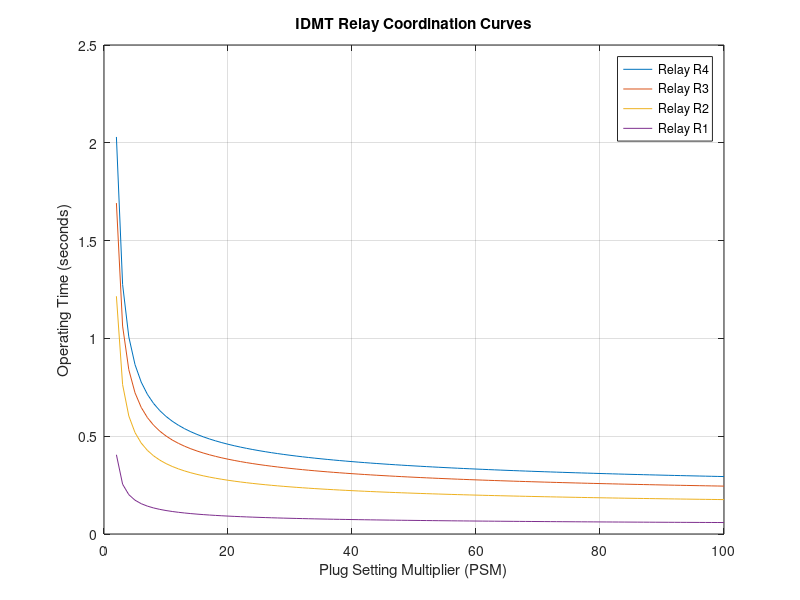

Write the MATLAB code that produced this figure.
clear; clc;
PSM = linspace(1, 100);
TMS = [0.2024 0.1687 0.1212 0.0404];
for i = 1:length(TMS)
    t(i,:) = (0.14 .* TMS(i)) ./ ((PSM.^0.02 ) - 1);
end
plot(PSM, t)
grid on
xlabel('Plug Setting Multiplier (PSM)')
ylabel('Operating Time (seconds)')
title('IDMT Relay Coordination Curves')
legend('Relay R4', 'Relay R3', 'Relay R2', 'Relay R1')
